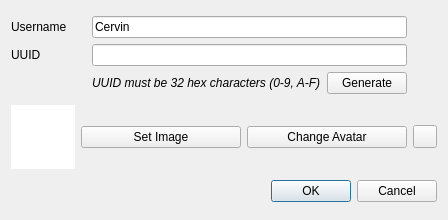
<?xml version="1.0" encoding="UTF-8"?>
<ui version="4.0">
 <class>NewUserDialog</class>
 <widget class="QDialog" name="NewUserDialog">
  <property name="geometry">
   <rect>
    <x>0</x>
    <y>0</y>
    <width>448</width>
    <height>220</height>
   </rect>
  </property>
  <property name="windowTitle">
   <string>New User</string>
  </property>
  <layout class="QGridLayout" name="gridLayout_2">
   <item row="2" column="1" colspan="3">
    <widget class="QDialogButtonBox" name="buttonBox">
     <property name="orientation">
      <enum>Qt::Orientation::Horizontal</enum>
     </property>
     <property name="standardButtons">
      <set>QDialogButtonBox::StandardButton::Cancel|QDialogButtonBox::StandardButton::Ok</set>
     </property>
    </widget>
   </item>
   <item row="1" column="2">
    <widget class="QPushButton" name="setAvatar">
     <property name="text">
      <string>Change Avatar</string>
     </property>
    </widget>
   </item>
   <item row="1" column="1">
    <widget class="QPushButton" name="selectImage">
     <property name="text">
      <string>Set Image</string>
     </property>
    </widget>
   </item>
   <item row="1" column="3">
    <widget class="QToolButton" name="revert">
     <property name="text">
      <string/>
     </property>
    </widget>
   </item>
   <item row="0" column="0" colspan="4">
    <layout class="QGridLayout" name="gridLayout">
     <item row="1" column="0">
      <widget class="QLabel" name="label">
       <property name="text">
        <string>UUID</string>
       </property>
      </widget>
     </item>
     <item row="0" column="1" colspan="2">
      <widget class="QLineEdit" name="username">
       <property name="text">
        <string>Cervin</string>
       </property>
      </widget>
     </item>
     <item row="1" column="1" colspan="2">
      <widget class="QLineEdit" name="uuid"/>
     </item>
     <item row="0" column="0">
      <widget class="QLabel" name="label_2">
       <property name="text">
        <string>Username</string>
       </property>
      </widget>
     </item>
     <item row="2" column="1">
      <widget class="QLabel" name="label_3">
       <property name="font">
        <font>
         <italic>true</italic>
        </font>
       </property>
       <property name="text">
        <string>UUID must be 32 hex characters (0-9, A-F)</string>
       </property>
      </widget>
     </item>
     <item row="2" column="2">
      <widget class="QPushButton" name="generate">
       <property name="text">
        <string>Generate</string>
       </property>
      </widget>
     </item>
     <item row="1" column="3">
      <widget class="QLabel" name="uuidVerified">
       <property name="sizePolicy">
        <sizepolicy hsizetype="Fixed" vsizetype="Preferred">
         <horstretch>0</horstretch>
         <verstretch>0</verstretch>
        </sizepolicy>
       </property>
       <property name="minimumSize">
        <size>
         <width>24</width>
         <height>0</height>
        </size>
       </property>
      </widget>
     </item>
     <item row="0" column="3">
      <widget class="QLabel" name="usernameVerified">
       <property name="text">
        <string/>
       </property>
      </widget>
     </item>
    </layout>
   </item>
   <item row="1" column="0">
    <widget class="QGraphicsView" name="image">
     <property name="sizePolicy">
      <sizepolicy hsizetype="Expanding" vsizetype="Expanding">
       <horstretch>0</horstretch>
       <verstretch>0</verstretch>
      </sizepolicy>
     </property>
     <property name="minimumSize">
      <size>
       <width>64</width>
       <height>64</height>
      </size>
     </property>
     <property name="maximumSize">
      <size>
       <width>64</width>
       <height>64</height>
      </size>
     </property>
     <property name="frameShape">
      <enum>QFrame::Shape::NoFrame</enum>
     </property>
     <property name="frameShadow">
      <enum>QFrame::Shadow::Plain</enum>
     </property>
     <property name="verticalScrollBarPolicy">
      <enum>Qt::ScrollBarPolicy::ScrollBarAlwaysOff</enum>
     </property>
     <property name="horizontalScrollBarPolicy">
      <enum>Qt::ScrollBarPolicy::ScrollBarAlwaysOff</enum>
     </property>
     <property name="interactive">
      <bool>false</bool>
     </property>
    </widget>
   </item>
  </layout>
 </widget>
 <resources/>
 <connections>
  <connection>
   <sender>buttonBox</sender>
   <signal>accepted()</signal>
   <receiver>NewUserDialog</receiver>
   <slot>accept()</slot>
   <hints>
    <hint type="sourcelabel">
     <x>248</x>
     <y>254</y>
    </hint>
    <hint type="destinationlabel">
     <x>157</x>
     <y>274</y>
    </hint>
   </hints>
  </connection>
  <connection>
   <sender>buttonBox</sender>
   <signal>rejected()</signal>
   <receiver>NewUserDialog</receiver>
   <slot>reject()</slot>
   <hints>
    <hint type="sourcelabel">
     <x>316</x>
     <y>260</y>
    </hint>
    <hint type="destinationlabel">
     <x>286</x>
     <y>274</y>
    </hint>
   </hints>
  </connection>
 </connections>
</ui>
